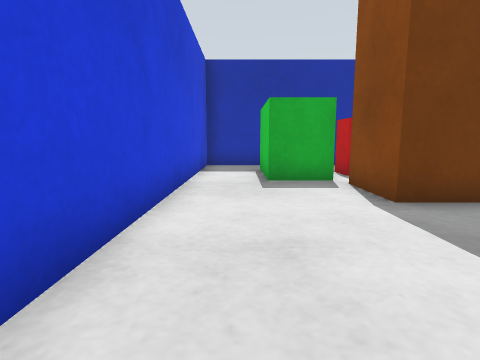
view 1 (above)

16 first-person views from a walk through a world built for the Gazebo simulator. The camera is 0.5 m above the floor, tilts 8° down and sees 80° across. The floor is counted in squares, 0.5 m on a side. Each view is taken from the middle of a square. On the plan, view 1 faces up. The plan holds only what a view shows up to about 11 squares ahead; the rest is blank. The place goes on beyond the plan.

view 2
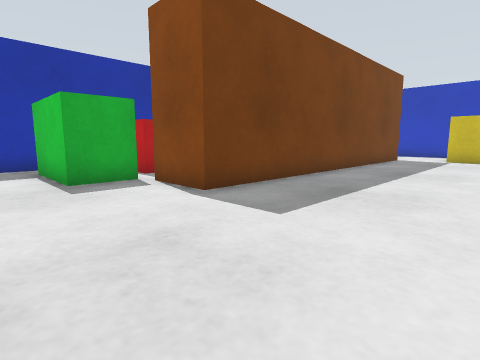

view 3
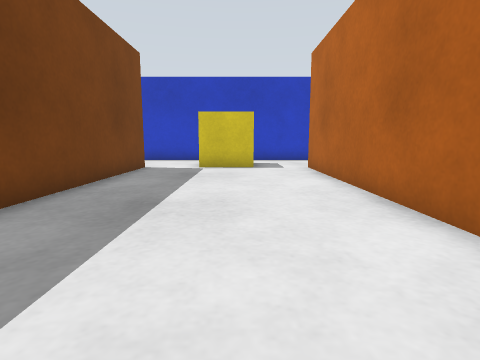

view 4
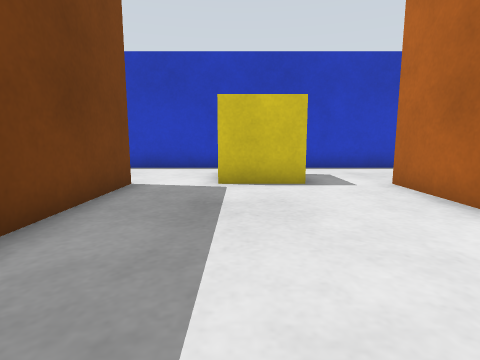

view 5
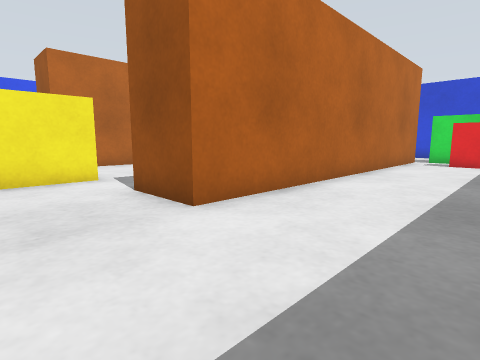

view 6
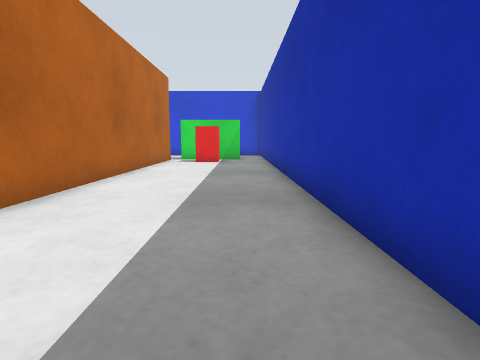

view 7
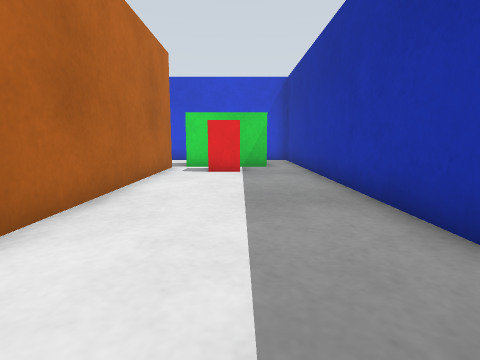

view 8
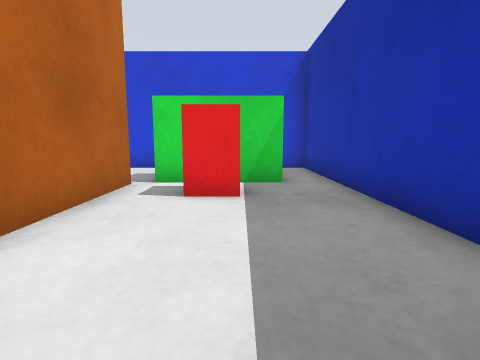

view 9
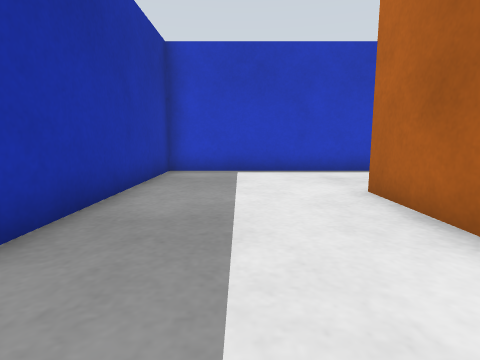

view 10
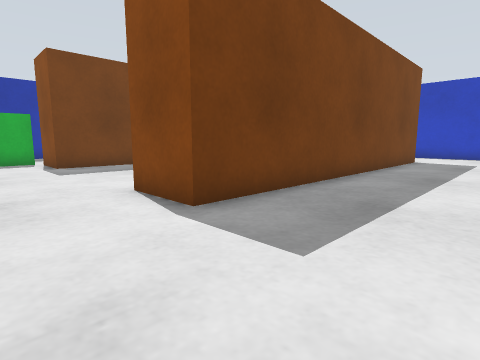

view 11
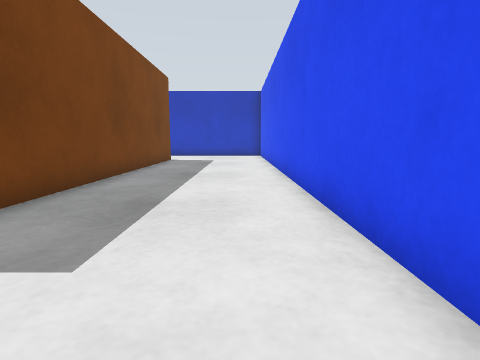

view 12
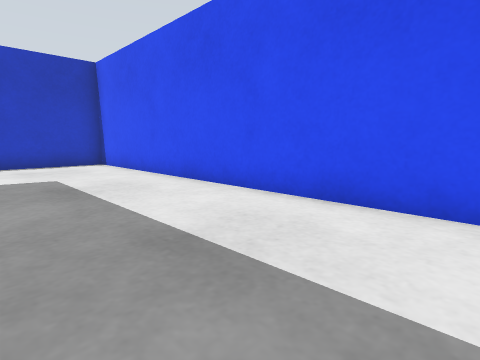

view 13
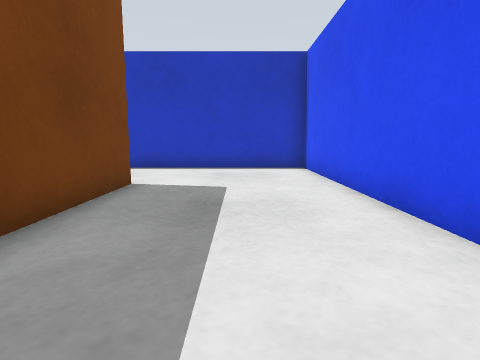

view 14
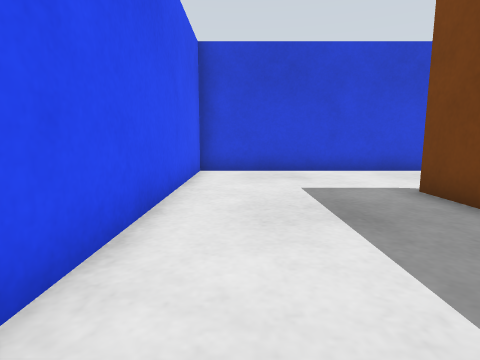

view 15
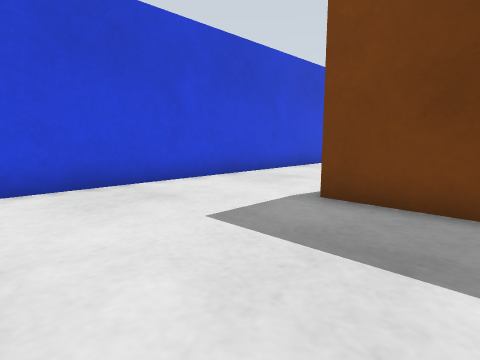

view 16
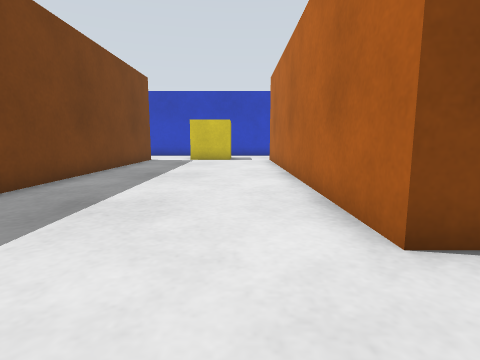

### Floor plan
Ten units are one square. View 1 is at (0, 0); x grows to the right and y downward. Boxes are objects, and circles mark ways between rooms. Rooms are numbered by the first view taken in them; rooms with no view inside come last. Other rooms are left out.
<svg viewBox="-18 -118 206 206">
<path fill="none" stroke="#000" d="M145 -45 25 -45 25 -65 145 -65 145 -45M25 15 145 15M183 16 183 -113 -13 -113 -13 16M145 35 25 35 25 15M145 15 145 30M-13 16 -13 83 183 83 183 16"/>
<rect x="5" y="-105" width="20" height="40" fill="#bbb"><title>green box</title></rect>
<rect x="25" y="-95" width="20" height="20" fill="#bbb"><title>red box</title></rect>
<rect x="145" y="-25" width="20" height="20" fill="#bbb"><title>pallet</title></rect>
<circle cx="165" cy="25" r="3" fill="#2a7"/>
<circle cx="5" cy="25" r="3" fill="#2a7"/>
<text x="90" y="-40">1</text>
<text x="80" y="60">2</text>
</svg>
Room 1 opens to room 2.

Where each view was taken, in squares from view 1:
view 1: 0 up, 0 right, facing up
view 2: 0 up, 1 left, facing up-right
view 3: 1 up, 4 right, facing right
view 4: 2 up, 8 right, facing right
view 5: 10 up, 17 right, facing down-left
view 6: 10 up, 17 right, facing left
view 7: 9 up, 13 right, facing left
view 8: 9 up, 9 right, facing left
view 9: 9 up, 9 right, facing right
view 10: 7 down, 0 right, facing up-right
view 11: 7 down, 0 right, facing right
view 12: 4 down, 6 right, facing down-right
view 13: 6 down, 8 right, facing right
view 14: 7 down, 8 right, facing left
view 15: 8 down, 5 right, facing up-left
view 16: 0 up, 0 right, facing right
